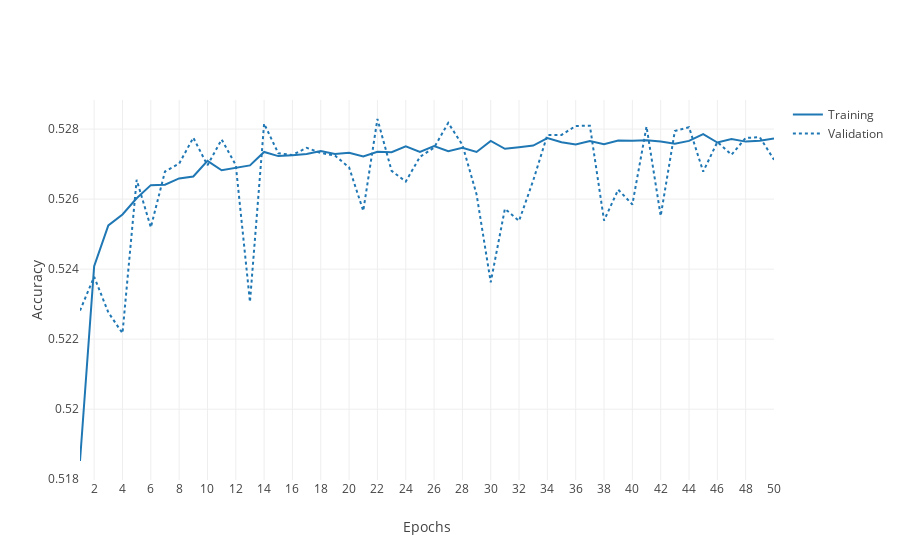

Notebook source saved alongside this figure:
### Markdown cell above
### Baseline

### Code cell
data = pd.read_csv('../models/fit_records/model_1_0_accuracy.csv')

epochs = data['epoch']
training_accuracy = data['training_accuracy']
validation_accuracy = data['validation_accuracy']

fig = go.Figure()
fig.add_trace(go.Scatter(
    x=epochs,
    y=training_accuracy,
    mode='lines',
    name='Training'))
fig.add_trace(go.Scatter(
    x=epochs,
    y=validation_accuracy,
    mode='lines',
    name='Validation',
    line=dict(color='#1F77B4', dash='dot')))
fig.update_layout(
    template='none',
    xaxis_title='Epochs',
    yaxis_title="Accuracy")
fig.update_xaxes(tick0=0, dtick=2)
# fig.update_yaxes(range=[0.5,1])
fig.show()
fig.write_image(f'../images/model_1_0_accuracy_v2.png', scale=5)
# pd.DataFrame({'epoch': epochs, 'training_accuracy':training_accuracy, 'validation_accuracy':validation_accuracy}).to_csv('../images/model_1_0_accuracy_v2.csv', index=False)

### Figure 1 — Plotly figure (JSON) as saved in the notebook; plotly's stock layout.template omitted (floating-point values rounded to 4 significant figures)
{"data": [{"mode": "lines", "name": "Training", "type": "scatter", "x": [1, 2, 3, 4, 5, 6, 7, 8, 9, 10, 11, 12, 13, 14, 15, 16, 17, 18, 19, 20, 21, 22, 23, 24, 25, 26, 27, 28, 29, 30, 31, 32, 33, 34, 35, 36, 37, 38, 39, 40, 41, 42, 43, 44, 45, 46, 47, 48, 49, 50], "y": [0.5185, 0.5241, 0.5252, 0.5256, 0.526, 0.5264, 0.5264, 0.5266, 0.5266, 0.5271, 0.5268, 0.5269, 0.527, 0.5273, 0.5272, 0.5273, 0.5273, 0.5274, 0.5273, 0.5273, 0.5272, 0.5274, 0.5273, 0.5275, 0.5274, 0.5275, 0.5274, 0.5275, 0.5273, 0.5277, 0.5274, 0.5275, 0.5275, 0.5277, 0.5276, 0.5276, 0.5277, 0.5276, 0.5277, 0.5277, 0.5277, 0.5276, 0.5276, 0.5277, 0.5279, 0.5276, 0.5277, 0.5276, 0.5277, 0.5277]}, {"line": {"color": "#1F77B4", "dash": "dot"}, "mode": "lines", "name": "Validation", "type": "scatter", "x": [1, 2, 3, 4, 5, 6, 7, 8, 9, 10, 11, 12, 13, 14, 15, 16, 17, 18, 19, 20, 21, 22, 23, 24, 25, 26, 27, 28, 29, 30, 31, 32, 33, 34, 35, 36, 37, 38, 39, 40, 41, 42, 43, 44, 45, 46, 47, 48, 49, 50], "y": [0.5228, 0.5238, 0.5228, 0.5222, 0.5266, 0.5252, 0.5268, 0.527, 0.5278, 0.527, 0.5277, 0.527, 0.5231, 0.5282, 0.5273, 0.5273, 0.5275, 0.5273, 0.5272, 0.5269, 0.5257, 0.5283, 0.5268, 0.5265, 0.5272, 0.5275, 0.5282, 0.5275, 0.5261, 0.5236, 0.5257, 0.5254, 0.5265, 0.5278, 0.5278, 0.5281, 0.5281, 0.5254, 0.5263, 0.5258, 0.5281, 0.5255, 0.5279, 0.5281, 0.5268, 0.5276, 0.5273, 0.5277, 0.5278, 0.5271]}], "layout": {"xaxis": {"dtick": 2, "tick0": 0, "title": {"text": "Epochs"}}, "yaxis": {"title": {"text": "Accuracy"}}}}
